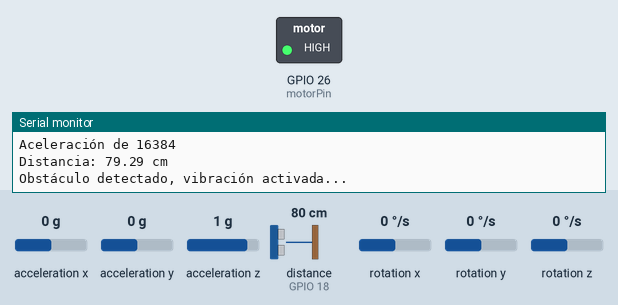
Simulated run of this sketch. Board: ESP32. Shown: switched loads named in the sketch (green lamp = pin HIGH), the last lines printed to the serial monitor. Wiring (inferred from the names in the program): ultrasonic range finder: trigger GPIO 5; echo GPIO 18. The inputs (shaded band) are chosen by the test bench; at power-on: acceleration x 0 g, acceleration z 1 g, distance to the obstacle (sensor on GPIO 18) 80 cm, acceleration y 0 g, rotation x 0 °/s, rotation y 0 °/s, rotation z 0 °/s. The echo pulse lasts 58.3 µs per cm; WiFi joins after 1.5 s; servers stay silent unless stated; pins used as bus, display or sensor lines are not drawn.

Above: at 2.7 s.
2.8 s: acceleration x set to -1.4 g
10.5 s: acceleration z set to 0 g
18.2 s: distance to the obstacle (sensor on GPIO 18) set to 96 cm
20.3 s: distance to the obstacle (sensor on GPIO 18) set to 104 cm
At 22.3 s:
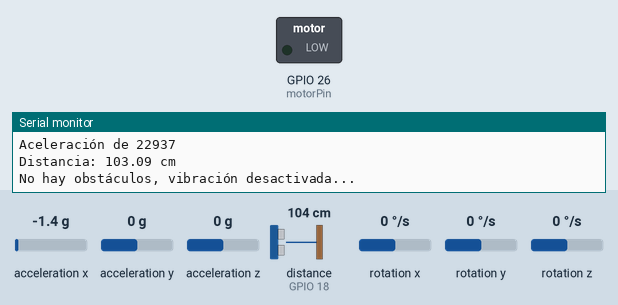
24.4 s: distance to the obstacle (sensor on GPIO 18) set to 2 cm
At 25.4 s:
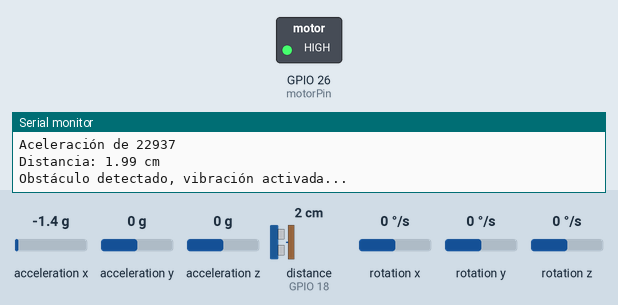
32.1 s: distance to the obstacle (sensor on GPIO 18) set to 120 cm
At 33.9 s:
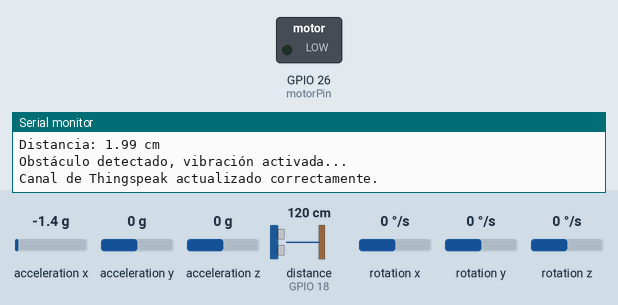
Timing chart, 0 to 35.4 s (numbered marks = the images above; inputs shaded):
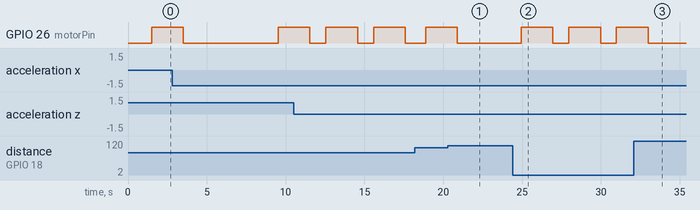

Measured:
- the behaviour switches between 100 and 101 cm on distance to the obstacle (sensor on GPIO 18) (found by bisection; images 0 and 1)
- after the input at 20.3 s, GPIO 26 (motorPin): goes on until 20.9 s, then stays LOW
- after the input at 24.4 s, GPIO 26 (motorPin): alternates HIGH for 2.0 s and LOW for 1.0 s, starting after 0.56 s
- after the input at 32.1 s, GPIO 26 (motorPin): goes on until 33.0 s, then stays LOW
- by itself, GPIO 26 (motorPin): alternates HIGH for 2.0 s and LOW for 1.0 s

The sketch:

baston.ino
```cpp
#include <Wire.h>
#include <MPU6050.h>
#include <ThingSpeak.h>
#include <WiFi.h>

MPU6050 mpu;

// Protocolo MQTT - Credenciales del dispositivo MQTT enn ThingSpeak
#define ClIENT_ID "ASUJGBQaJCghOhIaMDEhETg"
#define USERNAME "ASUJGBQaJCghOhIaMDEhETg"
#define PASSWORD "p6vAtwUqp7RxZkroBKY332Eg"


// Pines de sensor ultrasónico
const int trigPin = 5;
const int echoPin = 18;

// Pin grove motor
const int motorPin = 26;

long duration;
float distance;

int totalAcceleration;

// Umbral para detectar caída
const int FALL_THRESHOLD = 30000;

// timer
uint32_t startMillis;
const uint16_t timerDuration = 15000;

// Credenciales WiFi
const char *ssid = "IoT";
const char *password = "1t3s0IoT23";
WiFiClient  client;

// ThingSpeak
uint32_t channelNumber = 2727289;
const char *writeAPIKey = "IPP3Y8NN0LQAQZI6";

void setup() {
  Serial.begin(115200);

  // Inicializar sensor MPU6050
  Wire.begin();
  Serial.println("Inicializando el sensor MPU-6050...");
  mpu.initialize();
  if(!mpu.testConnection()) {
    Serial.println("Error al iniciar el sensor MPU-6050. Verifica la conexión.");
    while(1);
  }
  Serial.println("MPU-6050 iniciado correctamente.");

  // Inicializar sensor ultrasónico
  pinMode(trigPin, OUTPUT);
  pinMode(echoPin, INPUT);

  // Inicializar motor de vibración
  pinMode(motorPin, OUTPUT);

  // Inicializar ThingSpeak client
  ThingSpeak.begin(client);
  connectWiFi();

  // Inicializar timer
  startMillis = millis();

}

void loop() {
  // Leer datos del acelerómetro y giroscopio
  int16_t ax, ay, az;
  int16_t gx, gy, gz;

  mpu.getAcceleration(&ax, &ay, &az);
  mpu.getRotation(&gx, &gy, &gz);

  // Imprimir los datos del acelerómetro y giroscopio
  Serial.print("Aceleración X: "); Serial.print(ax);
  Serial.print(" | Aceleración Y: "); Serial.print(ay);
  Serial.print(" | Aceleración Z: "); Serial.println(az);

  Serial.print("Giroscopio X: "); Serial.print(gx);
  Serial.print(" | Giroscopio Y: "); Serial.print(gy);
  Serial.print(" | Giroscopio Z: "); Serial.println(gz);

  // Calcular el valor absoluto de la aceleración total
  totalAcceleration = abs(ax) + abs(ay) + abs(az);
  Serial.print("Aceleración de "); Serial.println(totalAcceleration);
  // Verificar si se excede el umbral de caída
  if(totalAcceleration > FALL_THRESHOLD) {
    Serial.println("¡Caída detectada! Activando alerta de emergencia...");
    simulateEmergencyCall();
  }

  // Leer datos del sensor ultrasónico
  digitalWrite(trigPin, LOW);
  delayMicroseconds(2);
  digitalWrite(trigPin, HIGH);
  delayMicroseconds(10);
  digitalWrite(trigPin, LOW);

  duration = pulseIn(echoPin, HIGH);
  distance = duration * 0.034 / 2;

  Serial.print("Distancia: ");
  Serial.print(distance);
  Serial.println(" cm");

  // Activar el motor de vibración si la distancia es menor a 1 metro
  if(distance < 100){
    digitalWrite(motorPin, HIGH);
    Serial.println("Obstáculo detectado, vibración activada...");
    delay(2000); // Mantener el motor activado durante 2 segundos
    digitalWrite(motorPin, LOW); // Apagar el motor
  } else{
    digitalWrite(motorPin, LOW);
    Serial.println("No hay obstáculos, vibración desactivada...");
  }

  // Enviar los datos a ThingSpeak cada 15 segundos
  if (millis() >= timerDuration + startMillis) {
    sendDataToThingSpeak();
    // Reiniciar timer
    startMillis = millis();
  }
  // Las lecturas se hacen cada segundo
  delay(1000);
}

// Función para simular llamada a contacto de emergencia
void simulateEmergencyCall() {
  Serial.println("Simulando llamada a contacto de emergencia...");
  // Esperar 5 segundos como simulación de la llamada
  delay(5000);
}

// Hacer conexión a internet
void connectWiFi() {
  WiFi.begin(ssid, password);
  Serial.println();
  Serial.print("Wait for WiFi...");
  Serial.print(ssid);

  while (WiFi.status() != WL_CONNECTED) {
    Serial.print(".");
    delay(500);
  }

  Serial.println("");
  Serial.println("WiFi Connected");
  Serial.println("IP address: ");
  Serial.println(WiFi.localIP());
}

void sendDataToThingSpeak() {
  // Revisar conexión WiFi
    if (WiFi.status() != WL_CONNECTED) {
        Serial.println("No se detecto conexion a Internet");
        connectWiFi();
    }

    // Establecer a qué campo se manda cada dato
    ThingSpeak.setField(1, totalAcceleration);
    ThingSpeak.setField(2, distance);

    // Establecer mensajes de status
    String status;

    if(totalAcceleration >= 30000)
      status = "¡Alerta! Riesgo de caida";
    else
      status = "Aceleración normal, sin aparente riesgo";

    // Establecer status
    ThingSpeak.setStatus(status);

    if(distance <= 100)
      status = "¡Alerta! Riesgo de choque";
    else
      status = "No hay objeto cercano";

    // Establecer status
    ThingSpeak.setStatus(status);

    // Escribir datos en canal de ThingSpeak
    int code = ThingSpeak.writeFields(channelNumber, writeAPIKey);
    if(code == 200)
        Serial.println("Canal de Thingspeak actualizado correctamente.");
    else
        Serial.println("Hubo un problema actualizando el canal. Error HTTP: " + String(code));
}
```
